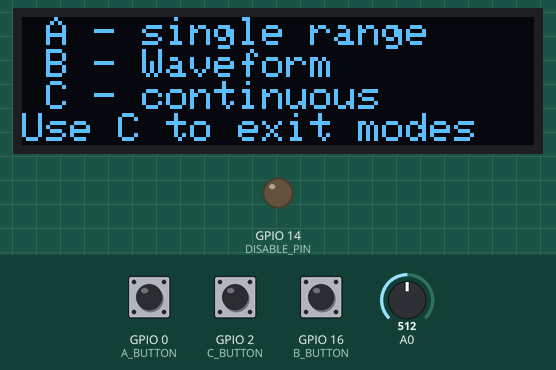
Bench run of a sketch on a simulated ESP8266 (NodeMCU). On the bench: 128×32 one-colour display, output pins drawn as LEDs (lit = HIGH). Inputs (shaded band) come from the test bench; at power-on: GPIO 0 (A_BUTTON) HIGH, GPIO 2 (C_BUTTON) HIGH, GPIO 16 (B_BUTTON) HIGH, A0 = 512.

Above: at 3.2 s.
3.3 s: GPIO 0 (A_BUTTON) pulled LOW for 0.15 s
At 3.8 s:
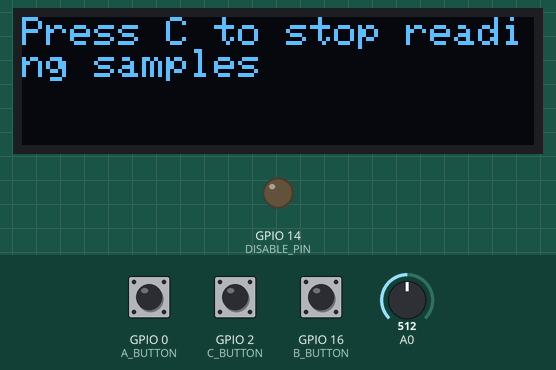
4.9 s: GPIO 2 (C_BUTTON) pulled LOW for 0.15 s
At 6.1 s:
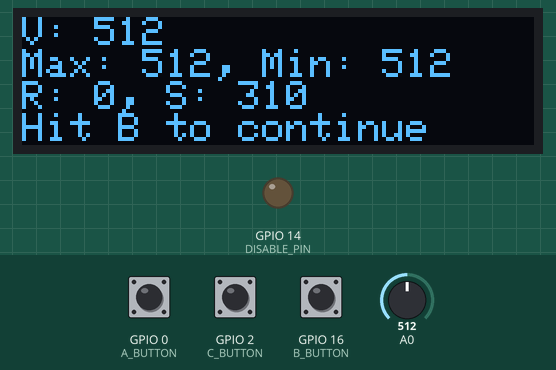
6.5 s: GPIO 16 (B_BUTTON) pulled LOW for 1 s
At 8.1 s:
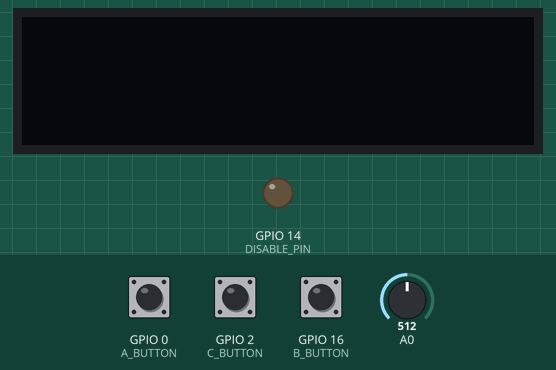
9.0 s: GPIO 2 (C_BUTTON) pulled LOW for 1 s
At 11.3 s:
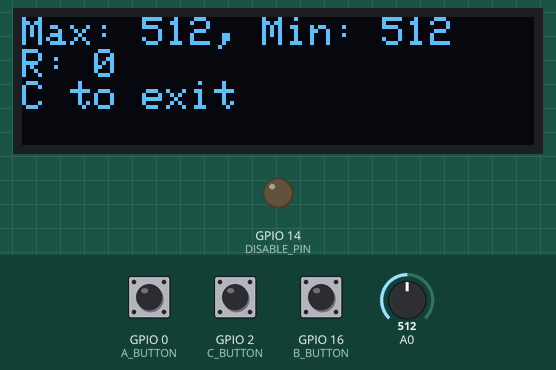
11.6 s: A0 set to 716
At 12.6 s:
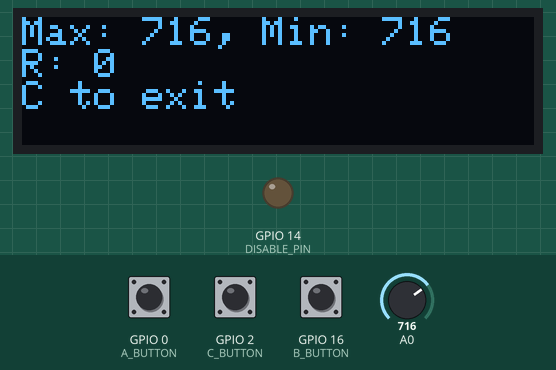
13.1 s: A0 set to 900
At 13.8 s:
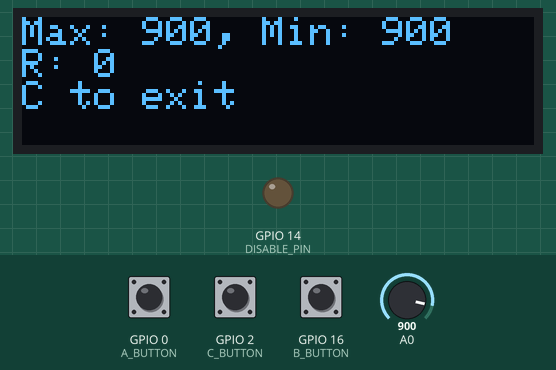
Timing chart, 0 to 15.7 s (numbered marks = the images above; inputs shaded):
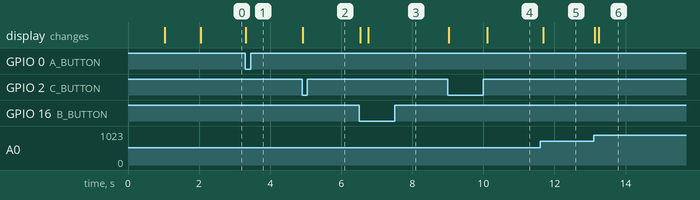

The sketch:

NodeAudioTest.ino
```cpp
// Needed Libraries:
// Adafruit GFX Library - https://github.com/adafruit/Adafruit-GFX-Library
// Adafruit_SSD1306 - https://github.com/adafruit/Adafruit_SSD1306

// This is some tester code to display the value of the microphone.
// Intended to be run on an Adafruit Feather
// Huzzah (https://www.adafruit.com/product/2821)
// It also supports a 128x32 OLED FeatherWing display
// (https://learn.adafruit.com/adafruit-oled-featherwing?view=all)

// Mic is an adjustable gain https://www.adafruit.com/product/1063

// When uploading the code ensure that
//  Board: Adafruit Feather Huzzah ESP8266
//  Upload speed: 115200
//  CPU: 80 Mhz

#include <Wire.h>
#include <Adafruit_GFX.h>
#include <Adafruit_SSD1306.h>
#include <ESP8266WiFi.h>
#include <WiFiUdp.h>

// Define the display
Adafruit_SSD1306 display = Adafruit_SSD1306(128, 32, &Wire);


// Define the button pins
#define A_BUTTON 0
#define B_BUTTON 16
#define C_BUTTON 2

#define DISABLE_PIN 14


void setup() {
  Serial.begin(57600);

  // Set the button pinmodes
  pinMode(A_BUTTON, INPUT_PULLUP);
  pinMode(B_BUTTON, INPUT_PULLUP);
  pinMode(C_BUTTON, INPUT_PULLUP);
  // Define the pinmode for the audio sensor
  pinMode(A0, INPUT);

  // Define the disable pin as being low.  This will
  // pull the enable pin to the disable pin's value (low) when the
  // button is pressed which will turn off the device.
  pinMode(DISABLE_PIN, OUTPUT);
  digitalWrite(DISABLE_PIN, LOW);

  delay(1000);

  // Init the display
  display.begin(SSD1306_SWITCHCAPVCC, 0x3c);
  delay(1000);
}

bool displayMenu = true;


// Transform the value passed in, in the range of [0, highValue)
// to be within the [0,transform max value).
//
// This transform is not linear.  Small changes early on have a greater
// impact on the resulting value.
int nonLinearMidScale(unsigned int value,
  unsigned int highValue,
  unsigned int transformMax)
{
  if (value>highValue) {
    value = highValue;
  }

  // Using https://www.desmos.com/calculator/auubsajefh
  // The function y=1-e^{-4x} on a domain 0-1 results in
  // a value very close to 0-1 with the curve that I'm looking for.
  double v = ( (float) value ) / ((float) highValue);
  double y = 1 - ( exp( - 4 * v) );

  if (y<0) {
    y = 0;
  } else if (y>1) {
    y = 1;
  }

  return y * transformMax;
}

void loop() {
  if (displayMenu) {
    display.clearDisplay();
    display.setTextSize(1);
    display.setTextColor(SSD1306_WHITE);
    display.setCursor(0,0);

    display.println( " A - single range");
    display.println( " B - Waveform");
    display.println( " C - continuous" );
    display.println( "Use C to exit modes");
    display.display();
    displayMenu = false;
    delay(200);
  }

  // C is continuous
  if (!digitalRead(C_BUTTON)) {
    while( !digitalRead(C_BUTTON) ) { delay(1); }  // Wait for the button to be released.
    delay(50);

    while(digitalRead(C_BUTTON) ) {
      unsigned long startMillis = millis();
      unsigned int maxValue = 0;
      unsigned int minValue = 1025;

      while (millis() - startMillis < 50){
        int v  = analogRead(A0);
        if (v > maxValue) {
          maxValue = v;
        } else if (v < minValue) {
          minValue = v;
        }
      }
      display.clearDisplay();
      display.setTextSize(1);
      display.setTextColor(SSD1306_WHITE);
      display.setCursor(0,0);
      display.print( "Max: ");
      display.print( maxValue );
      display.print( ", Min: " );
      display.println( minValue );
      display.print( "R: " );
      display.print( maxValue - minValue );
      display.println();
      display.println( "C to exit");
      display.display();
      delay(50);
    }

    displayMenu = true;
  }

  // B is waveform
  if (!digitalRead(B_BUTTON)) {
    display.clearDisplay();
    int x = 0;

    while (digitalRead(C_BUTTON) ) {
      unsigned long startMillis = millis();
      unsigned int maxValue = 0;
      unsigned int minValue = 1025;

      while (millis() - startMillis < 10){
        int v  = analogRead(A0);
        if (v > maxValue) {
          maxValue = v;
        } else if (v < minValue) {
          minValue = v;
        }
      }

      // Meh, I'm not going to try to draw the max scaled and min scaled.
      // The problem is that 512 is not the midpoint and I would need that
      // in order to scale the way I want.
      int range = maxValue - minValue;
      int r = nonLinearMidScale(range, 512, 32);

      display.fillRect(x, 32-r, 1, r, SSD1306_WHITE);

      // Serial.printf("loop - non-linear processed; min: %d, max: %d, range: %d, mapped Range: %d\n", minValue, maxValue, range, r);

      display.fillRect(x+1, 0, 10, 32, SSD1306_BLACK);
      display.display();
      delay(10);
      x = x + 1;
      if (x>128) {
        x = 0;
      }
    }
    displayMenu = true;
  }

  // A is pressed and then information is gathered until C is pressed.
  if (!digitalRead(A_BUTTON)) {
    int samples = 0;
    int summation = 0;
    int maxValue = 0;
    int minValue = 1025;
    display.clearDisplay();
    display.setTextSize(1);
    display.setTextColor(SSD1306_WHITE);
    display.setCursor(0,0);
    display.print( "Press C to stop reading samples");
    display.display();

    while(digitalRead(C_BUTTON)) {
      int v = analogRead(A0);
      if(v > maxValue) {
        maxValue = v;
      }
      if( v < minValue) {
        minValue = v;
      }
      summation += v;
      samples++;
      delay(5);
    }
    display.clearDisplay();
    display.setTextSize(1);
    display.setTextColor(SSD1306_WHITE);
    display.setCursor(0,0);
    display.print( "V: ");
    display.println( summation / samples );
    display.print( "Max: ");
    display.print( maxValue );
    display.print( ", Min: " );
    display.println( minValue );
    display.print( "R: " );
    display.print( maxValue - minValue );
    display.print( ", S: ");
    display.println(samples);
    display.println("Hit B to continue");
    display.display();
    while( digitalRead(B_BUTTON) ) {
      delay(10);
    }
    delay(20);
    displayMenu = true;
  }
}
```

Measured:
- after the input at 3.3 s, the display: changes at once (image 1)
- after the input at 4.9 s, the display: changes at once (image 2)
- after the input at 6.5 s, the display: first changes at once (image 3 shows a later state)
- after the input at 9.0 s, the display: first changes at once (image 4 shows a later state)
- after the input at 11.6 s, the display: changes after 0.08 s (image 5)
- after the input at 13.1 s, the display: first changes at once (image 6 shows a later state)
